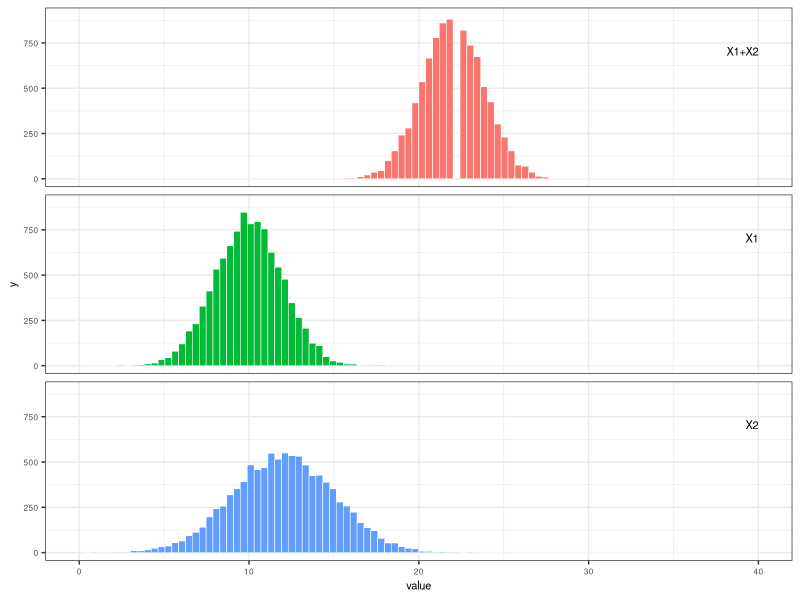
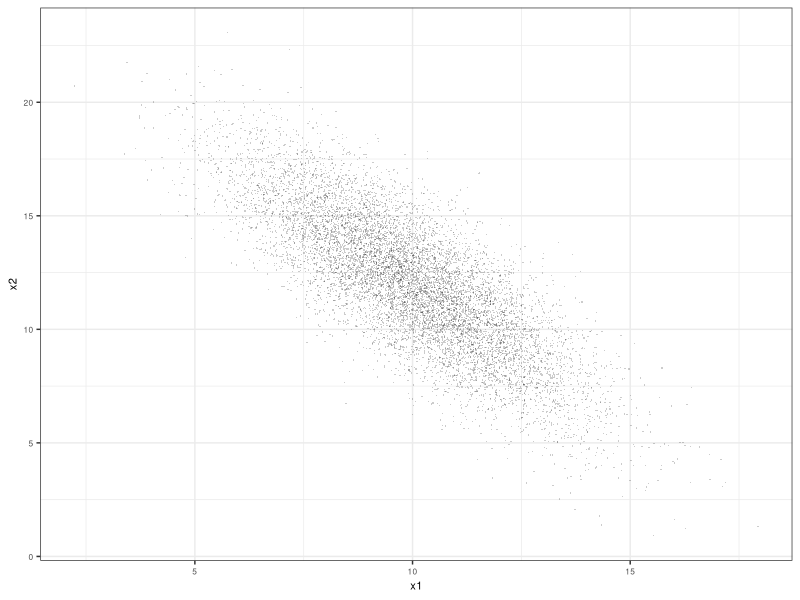
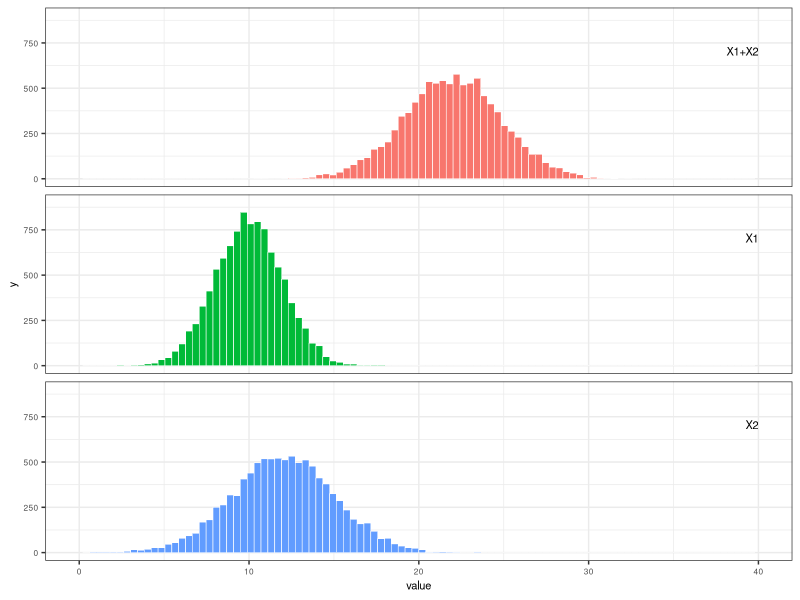
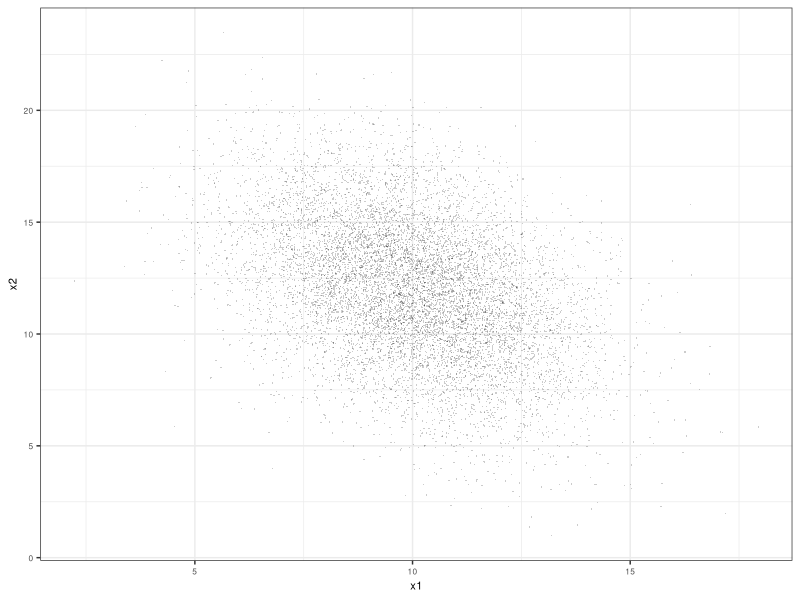
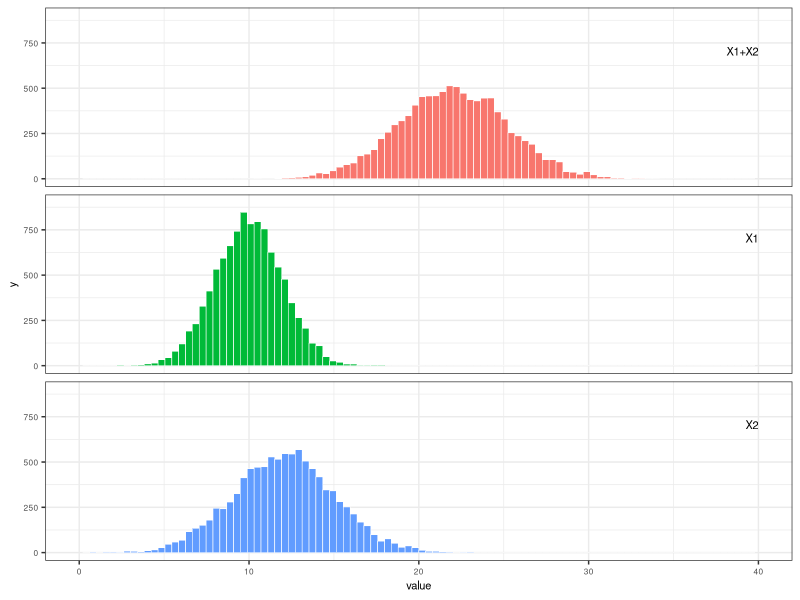
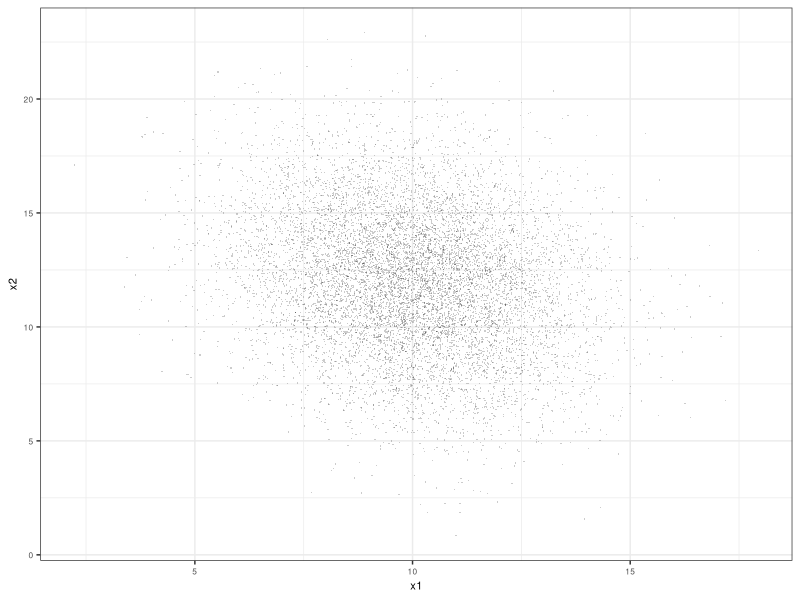
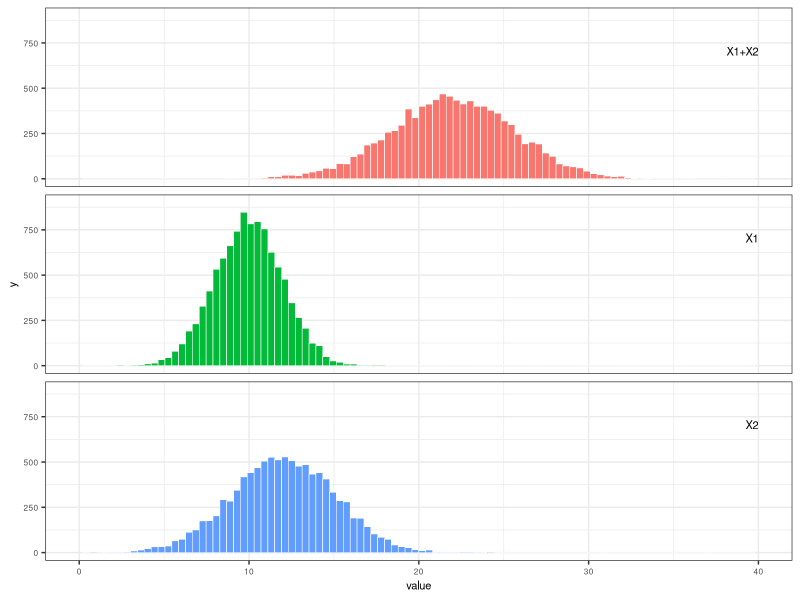
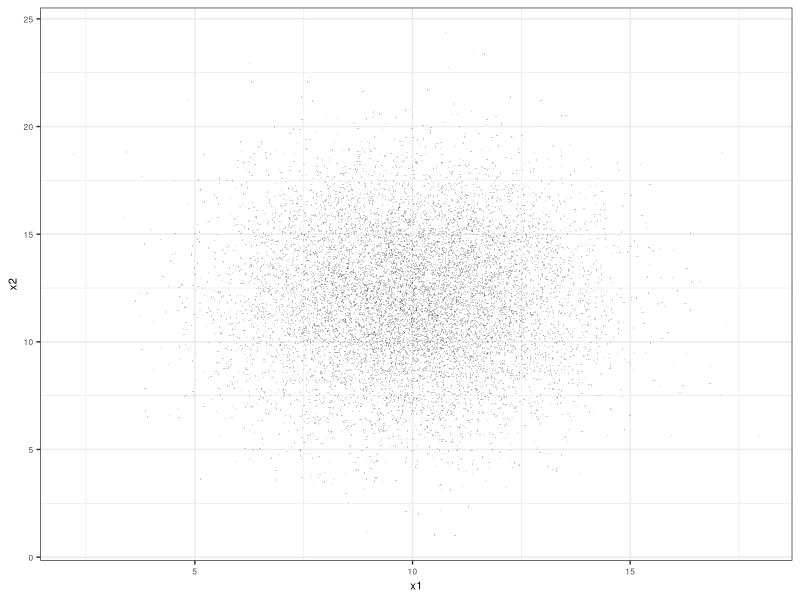

Generate these figures, in order, with R:
###############################################################################
# Demo 2 showing how the variance of the sum of two random variables
# responds to covariance between the two random variables. This is 
# demonstrated with simulated data.
#
# Variables are named to follow  y = x1 + x2 where all are random variables.
# Variable z is a precursor random variable used to create x2.
#
# The graphs produced are the pieces assembled for Figure B-1 of the report.
#
# September 2026
###############################################################################

library(tidyr)
library(dplyr)
library(ggplot2)
library(stringr)


###############################################################################
# set parameters
###############################################################################
N <- 10000    # size of x1 and x2 simulated vectors 

# parameters for normal distributions for freq. distributions of x1 and x2
x1_mean <- 10 
x1_stdev <- 2

x2_mean <- 12
x2_stdev <- 3

# correlation values to create range of covariance between x1 and x2 
corr_target_vals <- c(-0.8, -0.4, -0.2, 0.0, 0.2, 0.4, 0.8)



###############################################################################
#  create data frame with N rows and n columns (n=length(corr_target_vals) +1)
#  with structure:
#    col 1: values of random variable x1 
#    col 2: random variates x2 with corr_vals[1] correlation with x2
#    col 3: random variates x2 with corr_vals[2] correlation with x2
#    col 4: random variates x2 with corr_vals[3] correlation with x2
#    .....
#    col n: random variates x2 with corr_vals[n] correlation with x2
###############################################################################

# first make data frame of same dimensions [N, n] with columns of independent
# standard normal random variates. Col 1 is std normal version of x1.
# Cols 2:n are all instances of z, the precursor to x2, which is also 
# standard normal.
nrows <- N
ncols <- length(corr_target_vals) + 1
data1 <- as.data.frame(matrix(rnorm(nrows*ncols), nrow=nrows, ncol=ncols))

# Transform the z columns to standard normal versions of x2 with specified
# correlation with x1
data2 <- data1
for (icol in seq(2,ncols)) {
 target_corr <- corr_target_vals[icol - 1]
 data2[,icol] <- data2[,1]*target_corr + sqrt(1 - target_corr^2) * data2[,icol]
}

# Scale col 1 using x1 parameters, cols 2:n using x2 parameters
data3 <- data2 
data3[,1] <- x1_mean + data2[,1]*x1_stdev
for (icol in seq(2,ncols)) {
  data3[,icol] <- x2_mean + data2[,icol] * x2_stdev
}

# create meaningful column names
df_names <- character(ncols)
df_names[1] <- "x1"
for (icol in seq(2,ncols)) {
 icorr <- corr_target_vals[icol - 1]
 corr_str <- sprintf("%.1f", icorr)
 suffix <- str_remove(corr_str, "\\.")
 x2name <- str_c("x2", suffix, sep="_")
 df_names[icol] <- x2name 
}
names(data3) <- df_names  


###############################################################################
#  get x1-x2 correlations
###############################################################################
corr_vals <- cor(data3[,1], data3[,2:ncols], use = "pairwise.complete.obs")



###############################################################################
# calc x1+x2 sums, population variances, covariances
# covariance(x,y) = correlation(x,y) / (stdev(x) * stdev(y))
###############################################################################
for (icol in seq(2,ncols)) {
  colname <- str_c("sum_",names(data3)[icol])
  data3[[colname]] <- data3[,1] + data3[,icol]
}
var_diff_df <- data.frame(col_vars <- sapply(data3, var))
var_diff_df <- var_diff_df %>%
  mutate(var_diff_PC = (col_vars - col_vars[8])/col_vars[8],
         col_stdev = sqrt(col_vars),
         sd_diff_PC = (col_stdev - col_stdev[8])/col_stdev[9])

cov_vals <- corr_vals * sqrt(col_vars[2:ncols] * col_vars[1])



###############################################################################
#  graph panels - x1-x2 xy scatter plot, freq. histograms of x1, x2, x1+x2 
###############################################################################
# make tidy
data_tidy <- data3 |>
  pivot_longer(cols=everything(), cols_vary="slowest", names_to="variable",
               values_to="value") |>
  mutate(target_correlation = ifelse(str_detect(variable, "_"),
                                     as.numeric(str_extract(variable,"[^_]+$"))/10,
                                     9999),
         data_category = case_when(
           str_detect(variable,"x1") ~ "x1",
           str_detect(variable,"sum") ~ "sum",
           str_detect(variable,"x2") ~ "x2"
         ),
         data_category_fct = factor(data_category,
                                    levels = c("sum","x1","x2"))
         )

# loop through correlation levels
for (icorr in corr_target_vals) {
  # filter for records with icorr correlation or 9999 which are x1 records
  data_filt <- data_tidy |> filter(target_correlation == icorr |
                                   target_correlation == 9999.0)
  
  #### p3 - make 3 stacked graph panels for freq. histograms of x1, x2, x1+x2
  label_var_data <- data.frame(
    data_category_fct = factor(c("sum","x1","x2"), levels = c("sum","x1","x2")),
    x = 40,
    y = 730,
    label = c("X1+X2","X1","X2")
  )
  
  p3 <- ggplot(data = data_filt, mapping = aes(x=value, fill=data_category_fct)) +
    geom_histogram(bins=100, color="white", linewidth=0.2) +
    facet_wrap(vars(data_category_fct), ncol=1) +
    geom_text(data=label_var_data, mapping=aes(x=x, y=y, label=label),
              hjust=1, vjust=1, inherit.aes=FALSE, size=8, size.unit="pt") +
    theme_bw() +
    theme(
      legend.position = "none",
      axis.text = element_text(size=6),
      axis.title = element_text(size=8),
      strip.text = element_blank()
    ) +
    scale_x_continuous(limits=c(0,40)) +
    scale_y_continuous(limits=c(0,900))
  
  filename <- str_c("output_graphs/demo2_",sprintf("%.1f", icorr),".png")
  ggsave(file=filename, width=2.5, height=2, units="in")
  
  ##### pscatter - make x1-x2 scatter plot
  data_filt_wide <- data_filt %>%
     filter(data_category_fct != "sum") %>%
     select(-target_correlation, -data_category, -variable) %>%
     group_by(data_category_fct) %>%
     mutate(obsID = row_number()) %>%
     ungroup() %>%
     pivot_wider(id_cols=obsID, names_from=data_category_fct, values_from=value)
  pscatter <- ggplot(data_filt_wide, mapping=aes(x=x1, y=x2)) +
    geom_point(size=0.5, alpha=0.2, stroke=0, fill="gray30") +
    theme_bw() +
    theme(
      axis.text = element_text(size=6),
      axis.title = element_text(size=8),
      strip.text = element_blank()
    )
  filename2 <- str_c("output_graphs/demo2_scatter_",sprintf("%.1f", icorr),".png")
  ggsave(file=filename2, width=1.5, height=1.5, units="in")
  
}
